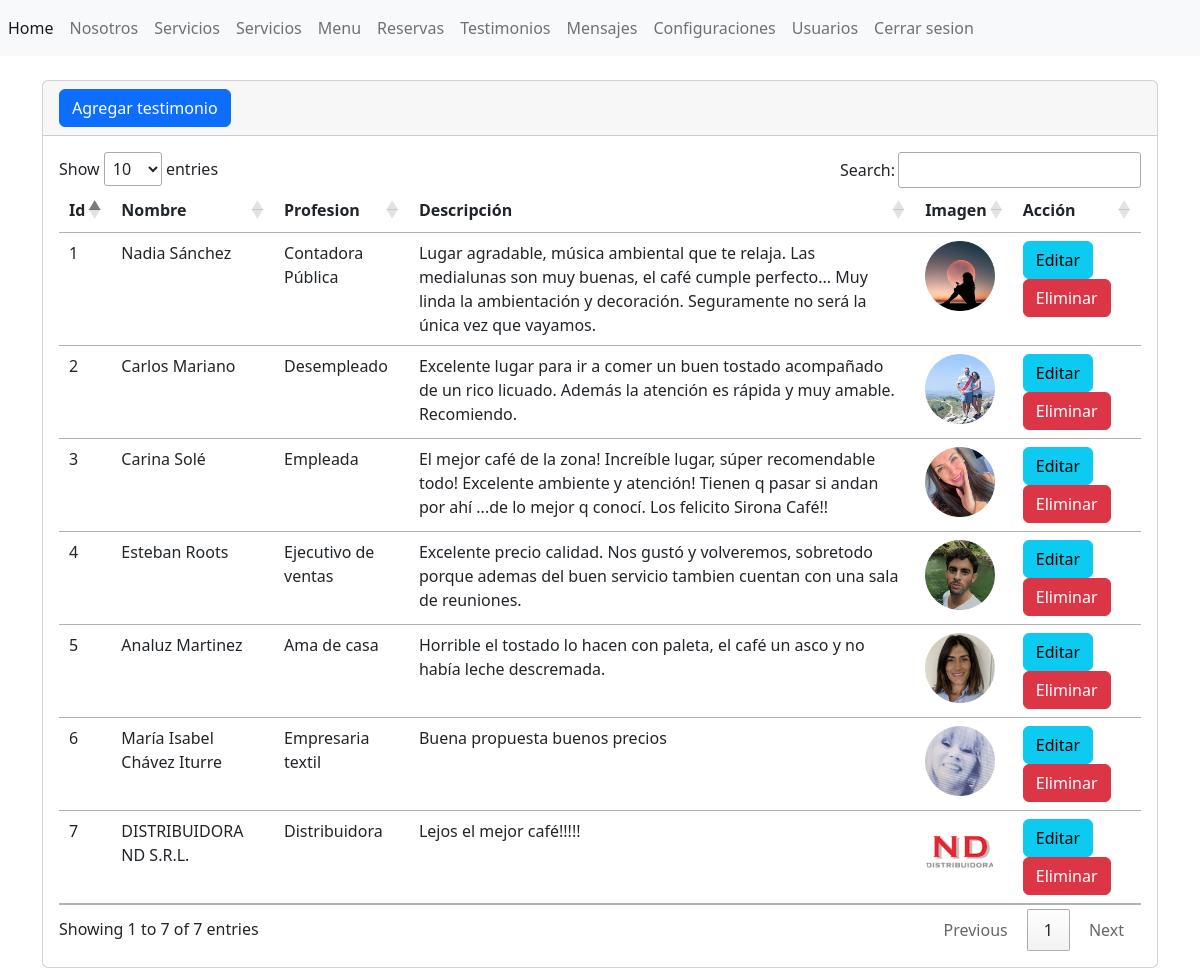
/admin/secciones/testimonios/index.php, run on the app's committed database.
### tables this page shows
CREATE TABLE IF NOT EXISTS tbl_testimonios (
  id INT AUTO_INCREMENT PRIMARY KEY,
  nombre VARCHAR(255) NOT NULL,
  profesion VARCHAR(1000) NOT NULL,
  descripcion TEXT NOT NULL,
  imagen VARCHAR(255) NOT NULL
);

### admin/secciones/testimonios/index.php (the view, shortened to what this page needs)
<?php include("../../bd.php");
$sentencia= $conexion->prepare("SELECT * FROM `tbl_testimonios`");
$sentencia->execute();
$lista_testimonios=$sentencia->fetchAll(PDO::FETCH_ASSOC);
include("../../templates/header.php");?>
<div class="card">
    <div class="card-header">
        <a name="" id="" class="btn btn-primary" href="crear.php" role="button">Agregar testimonio</a>
    </div>
    <div class="card-body">
    <div class="table-responsive">
        <table class="table table">
            <thead>
                <tr>
                    <th scope="col">Id</th>
                    <th scope="col">Nombre</th>
                    <th scope="col">Profesion</th>
                    <th scope="col">Descripción</th>
                    <th scope="col">Imagen</th>
                    <th scope="col">Acción</th>
                </tr>
            </thead>
            <tbody>
                <?php foreach($lista_testimonios as $registros){?>
                <tr class="">
                    <td><?php echo $registros['id'];?></td>
                    <td><?php echo $registros['nombre'];?></td>
                    <td><?php echo $registros['profesion'];?></td>
                    <td><?php echo $registros['descripcion'];?></td>
                    <td><img width="70" src="../../../img/<?php echo $registros['imagen'];?>"/></td>
                    <td>
                        <a name="" id="" class="btn btn-info" href="editar.php?txtid=<?php echo $registros['id']; ?> " role="button" role="button">Editar</a>
                        <a name="" id="" class="btn btn-danger" href="index.php?txtid=<?php echo $registros['id']; ?> " role="button">Eliminar</a>
                </td>
                </tr>
                <?php }?>
            </tbody>
        </table>
    </div>
    </div>
</div>
<?php include("../../templates/footer.php"); ?>

### data on the page
tbl_testimonios: id "1", nombre "Nadia Sánchez", profesion "Contadora Pública", descripcion "Lugar agradable, música ambiental que te relaja. Las medialunas son muy buenas, el café cumple perfecto... Muy linda la ambientación y decoración. Seguramente no será la única vez que vayamos.", imagen (picture)
tbl_testimonios: id "2", nombre "Carlos Mariano", profesion "Desempleado", descripcion "Excelente lugar para ir a comer un buen tostado acompañado de un rico licuado. Además la atención es rápida y muy amable. Recomiendo.", imagen (picture)
tbl_testimonios: id "3", nombre "Carina Solé", profesion "Empleada", descripcion "El mejor café de la zona! Increíble lugar, súper recomendable todo! Excelente ambiente y atención! Tienen q pasar si andan por ahí ...de lo mejor q conocí. Los felicito Sirona Café!!", imagen (picture)
tbl_testimonios: id "4", nombre "Esteban Roots", profesion "Ejecutivo de ventas", descripcion "Excelente precio calidad. Nos gustó y volveremos, sobretodo porque ademas del buen servicio tambien cuentan con una sala de reuniones.", imagen (picture)
tbl_testimonios: id "5", nombre "Analuz Martinez", profesion "Ama de casa", descripcion "Horrible el tostado lo hacen con paleta, el café un asco y no había leche descremada.", imagen (picture)
tbl_testimonios: id "6", nombre "María Isabel Chávez Iturre", profesion "Empresaria textil", descripcion "Buena propuesta buenos precios", imagen (picture)
tbl_testimonios: id "7", nombre "DISTRIBUIDORA ND S.R.L.", profesion "Distribuidora", descripcion "Lejos el mejor café!!!!!", imagen (picture)
